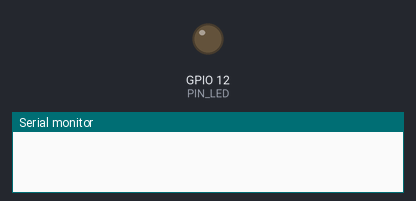
Recording of a sketch running on a simulated ESP8266 (Wemos D1 mini). Shown: output pins drawn as LEDs (lit = HIGH), the last lines printed to the serial monitor. WiFi joins after 1.5 s; servers stay silent unless stated; no MQTT or app messages arrive unless stated. At 3.0 s the program puts the board to deep sleep or switches it off; the recording ends there.

Above: at 0.1 s.
At 2.81 s:
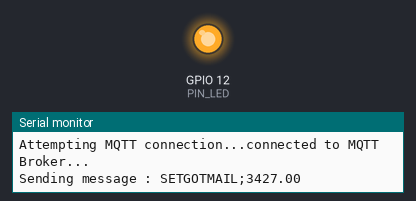
Timing chart, 0 to 3.0 s (numbered marks = the images above):
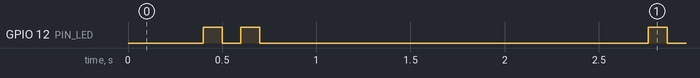

The sketch:

mailboxnotifier.ino
```cpp
 /****
 * Mailbox Notifier
 *
 * F. Guiet
 * Creation           : 20170211
 * Last modification  : 20170930
 *
 * Version            : 1.1
 *
 * History            : 10 - First version
 *                      11 - add OTA update
 *
 * Note               : OTA only work correcly only and only if a hard reset is done AFTER serial port upload otherwise ESP will fail to start up on when OTA update occurs
 *                      https://github.com/esp8266/Arduino/issues/1782
 *                      https://github.com/esp8266/Arduino/issues/1017
 *
 */

#include <PubSubClient.h>
#include <ESP8266WiFi.h>
#include <ArduinoJson.h>
#include <ESP8266HTTPClient.h>
#include <ESP8266httpUpdate.h>

/**** VARIABLES ***/
StaticJsonBuffer<300> JSONBuffer;
char message_buff[100];
WiFiClient espClient;
PubSubClient client(espClient);
ADC_MODE(ADC_VCC); //vcc read mode
/**** END VARIABLES ***/


/**** DEFINE ***/
#define MAX_RETRY 100
String SENSORID =  "6";
//Mqtt settings
#define MQTT_SERVER "192.168.1.25"
#define MQTT_CLIENT_ID "MailboxSensor"
#define mqtt_server "192.168.1.25"
//#define mqtt_user ""
//#define mqtt_password ""
#define mailboxnotifier_topic "/guiet/mailbox/gotmail"
// WiFi settings
const char* ssid = "DUMBLEDORE";
const char* password = "frederic";
//Mesure with a voltmeter and calculate that the number mesured from ESP is correct
#define VCC_ADJ 1.038485804
#define PIN_LED 12
const int CURRENT_FIRMWARE_VERSION = 14;
String CHECK_FIRMWARE_VERSION_URL = "http://192.168.1.25:8510/automationserver-webapp/api/firmware/getversion/" + SENSORID;
String BASE_FIRMWARE_URL = "http://192.168.1.25:8510/automationserver-webapp/api/firmware/getfirmware/" + SENSORID;
IPAddress ip_wemos (192,168,1,42);
IPAddress gateway_ip ( 192,168,1,1);
IPAddress subnet_mask(255, 255, 255,0);
/**** END DEFINE ****/


void setup() {

  // Serial
  Serial.begin(115200);

  yield();

  //wait a little
  delay(200);

  client.setServer(mqtt_server, 1883);
  pinMode(PIN_LED, OUTPUT);
  digitalWrite(PIN_LED, LOW);

  delay(200);

  makeLedBlink(2, 100);
  Serial.println("Module initialized...");

  delay(200);
  yield();

  connectToWifi();

  //Check for firmware update
  checkForUpdate();

  connectToMqtt();

  yield();
}

void makeLedBlink(int blinkTimes, int millisecond) {

  for (int x = 0; x < blinkTimes; x++) {
    digitalWrite(PIN_LED, HIGH);
    delay(millisecond);
    digitalWrite(PIN_LED, LOW);
    delay(millisecond);
  }
}

void connectToWifi()
{
  byte mac[6];

  WiFi.forceSleepWake();
  WiFi.disconnect();
  Serial.println("Connecting to WiFi...");
  WiFi.config(ip_wemos, gateway_ip, subnet_mask);
  WiFi.mode(WIFI_STA);
  WiFi.begin(ssid, password);

  int retry = 0;
  while (WiFi.status() != WL_CONNECTED && retry < MAX_RETRY) {
    delay(500);
    Serial.print(".");
    retry++;
  }

  if (retry >= MAX_RETRY) {
    makeLedBlink(5,100);
    goDeepSleep();
  }

  Serial.println ( "" );
  Serial.print ( "Connected to " );
  Serial.println ( ssid );
  Serial.print ( "IP address: " );
  Serial.println ( WiFi.localIP() );

  WiFi.macAddress(mac);
  Serial.print("MAC: ");
  Serial.print(mac[5],HEX);
  Serial.print(":");
  Serial.print(mac[4],HEX);
  Serial.print(":");
  Serial.print(mac[3],HEX);
  Serial.print(":");
  Serial.print(mac[2],HEX);
  Serial.print(":");
  Serial.print(mac[1],HEX);
  Serial.print(":");
  Serial.println(mac[0],HEX);
}

void goDeepSleep() {
  Serial.println("Entering deep sleep mode...good dreams fellows...");
  ESP.deepSleep(0, WAKE_RFCAL);
  yield();
}

void connectToMqtt() {

  client.setServer(MQTT_SERVER, 1883);

  int retry = 0;
  Serial.print("Attempting MQTT connection...");
  while (!client.connected()) {
    if (client.connect(MQTT_CLIENT_ID)) {
      Serial.println("connected to MQTT Broker...");
    }
    else {
      delay(500);
      Serial.print(".");
    }
  }

  if (retry >= MAX_RETRY) {
    makeLedBlink(5, 100);
    goDeepSleep();
  }
}

float getVcc() {
  return (float)ESP.getVcc() * VCC_ADJ;
}

void checkForUpdate() {

  HTTPClient httpClient;
  httpClient.setTimeout(2000);
  Serial.println("Calling : " + CHECK_FIRMWARE_VERSION_URL);
  httpClient.begin( CHECK_FIRMWARE_VERSION_URL );
  int httpCode = httpClient.GET();
  Serial.println("Http code received : "+String(httpCode));
  if( httpCode == 200 ) {
    String result = httpClient.getString();
    Serial.print("Checking version : "+ result);
    JsonObject& parsed= JSONBuffer.parseObject(result);
    if (parsed.success()) {
        int lastVersion = parsed["lastversion"];
        Serial.println("Version courante : " + String(CURRENT_FIRMWARE_VERSION) + ", dernière version : " + String(lastVersion));
        if( lastVersion > CURRENT_FIRMWARE_VERSION ) {
          doOTAUpdate(lastVersion);
        }
    }
  }

  httpClient.end();
}

void doOTAUpdate(int version) {

  t_httpUpdate_return ret  = ESPhttpUpdate.update(BASE_FIRMWARE_URL +  "/" + String(version));

  switch (ret) {
    case HTTP_UPDATE_FAILED:
      Serial.println("[update] Update failed.");
      break;
    case HTTP_UPDATE_NO_UPDATES:
      Serial.println("[update] Update no Updates.");
      break;
    case HTTP_UPDATE_OK:
      Serial.println("[update] Update ok.");
      break;
  }
}

void loop() {

  //Handle MQTT connection
  client.loop();

  float vcc = getVcc();
  String mess = "SETGOTMAIL;" + String(vcc,2);

  Serial.println("Sending message : " + mess);
  mess.toCharArray(message_buff, mess.length()+1);

  //Send got mail notification
  client.publish(mailboxnotifier_topic, message_buff);

  yield();

  makeLedBlink(1,100);
  goDeepSleep();
}
```

Measured:
- by itself, GPIO 12 (PIN_LED): goes LOW 0.10 s, HIGH 0.10 s, LOW 2.1 s, HIGH 0.10 s, then LOW
